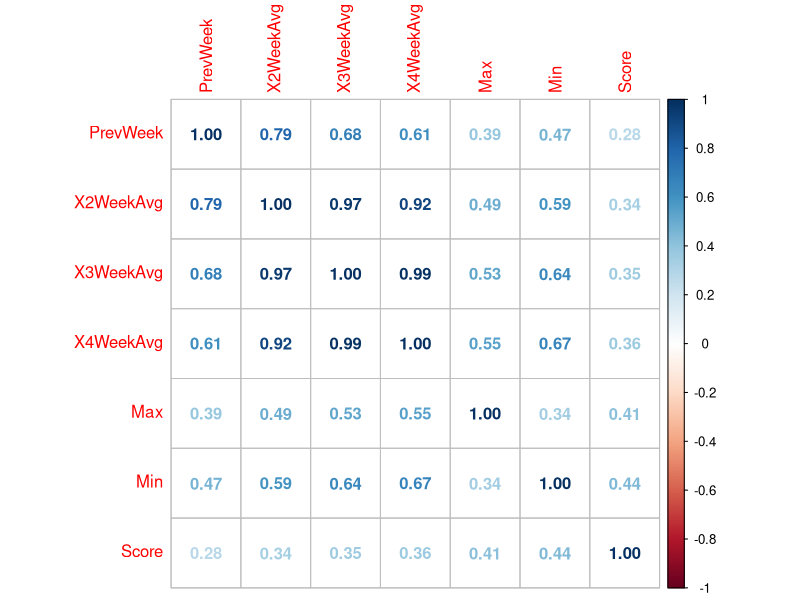
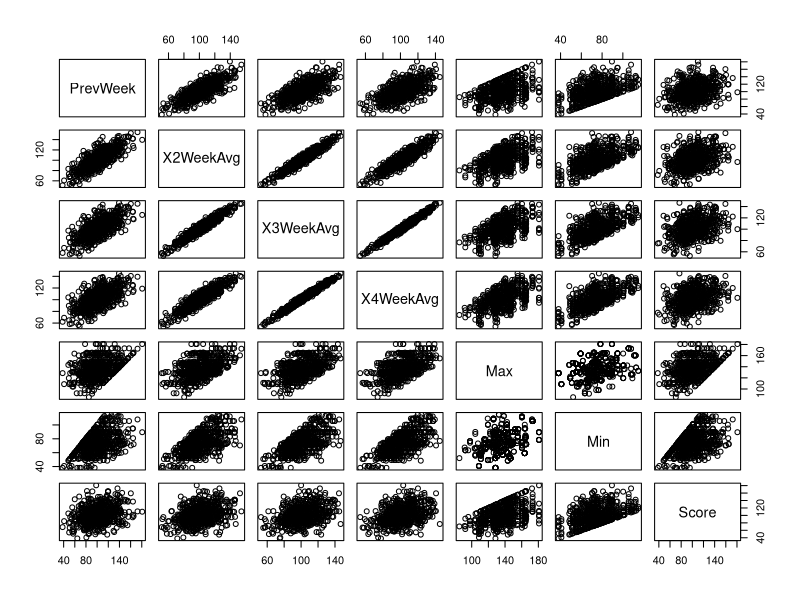
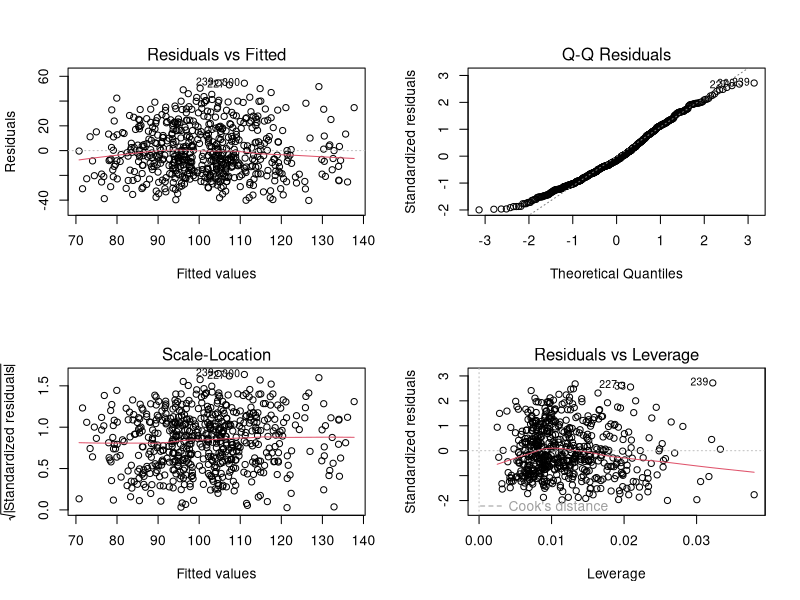
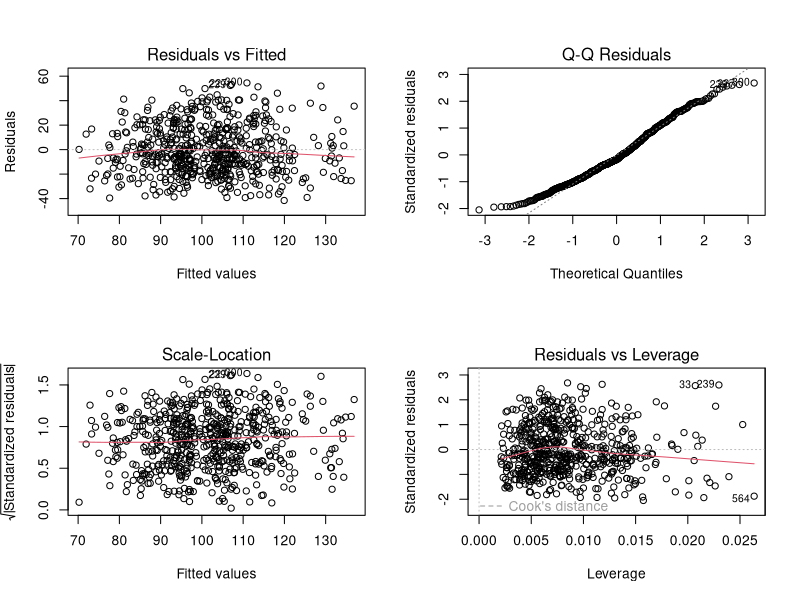

Recreate these plots in R, in order.
library(corrplot)
library(MASS)

scores <- as.data.frame(read.csv("scores.csv", header = TRUE))
scores <- scores[,2:ncol(scores)]

M <- cor(scores)
corrplot(M, method="number")

pairs(scores)

initial.fit <- lm(Score~.,scores)
final.fit <- stepAIC(initial.fit)
par(mfrow=c(2,2))
plot(initial.fit)
plot(final.fit)
summary(final.fit)

test.scores <- scores[c(3, 4, 5, 6)]
scores$prediction <- predict(final.fit, newdata = test.scores)